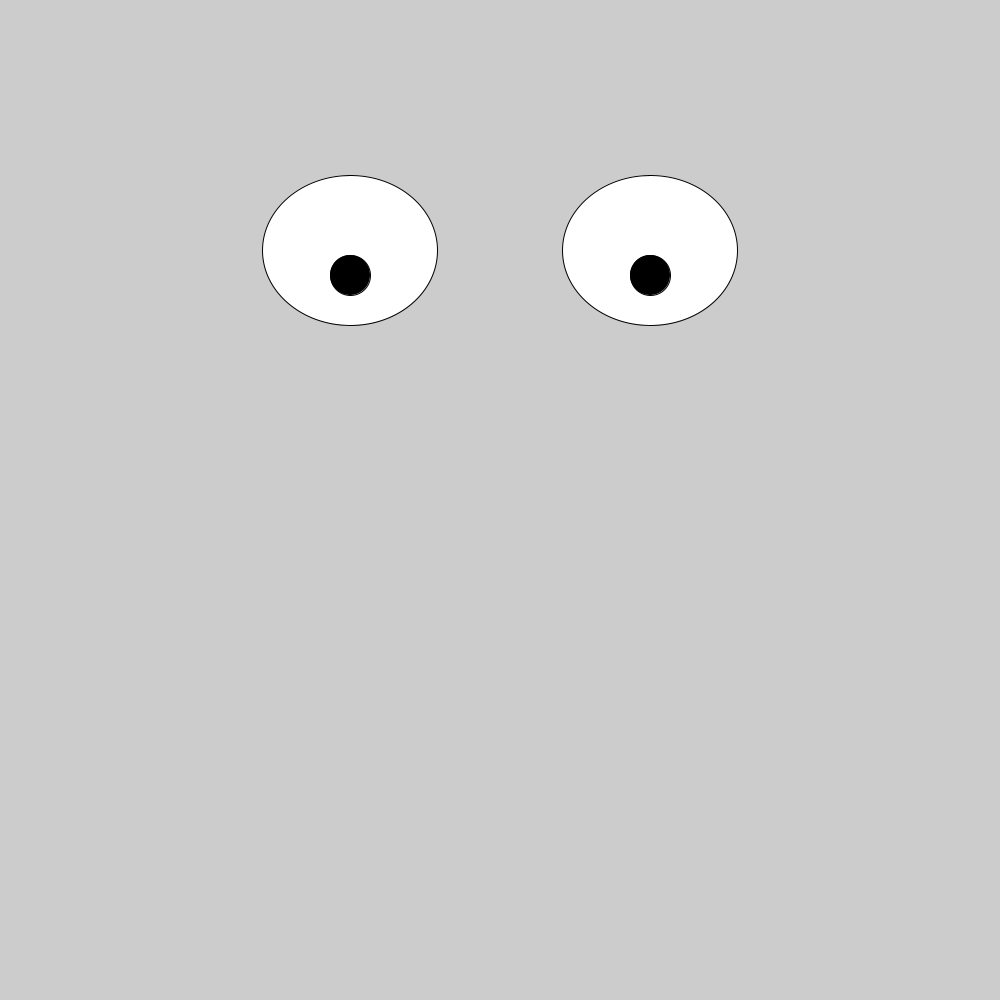
Frame 1 (no input)
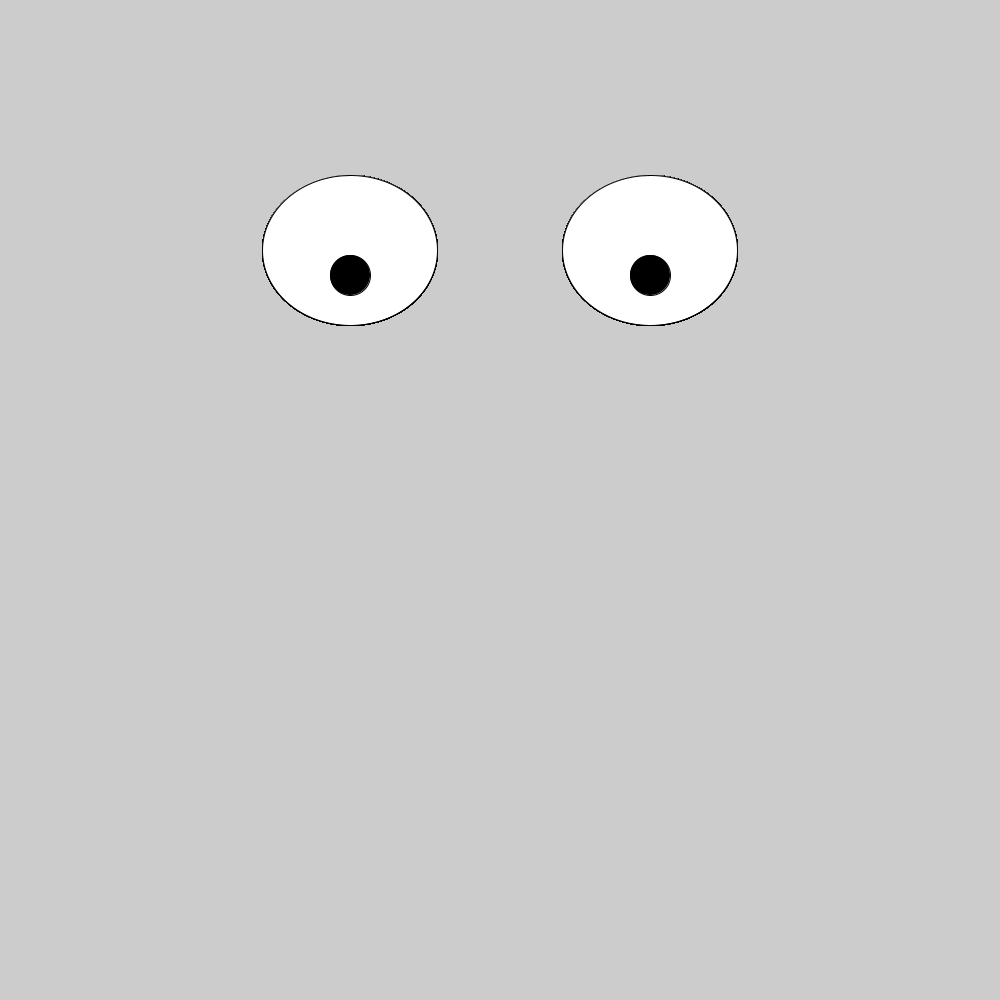
Frame 60 (the mouse pressed at the canvas centre just before this capture)
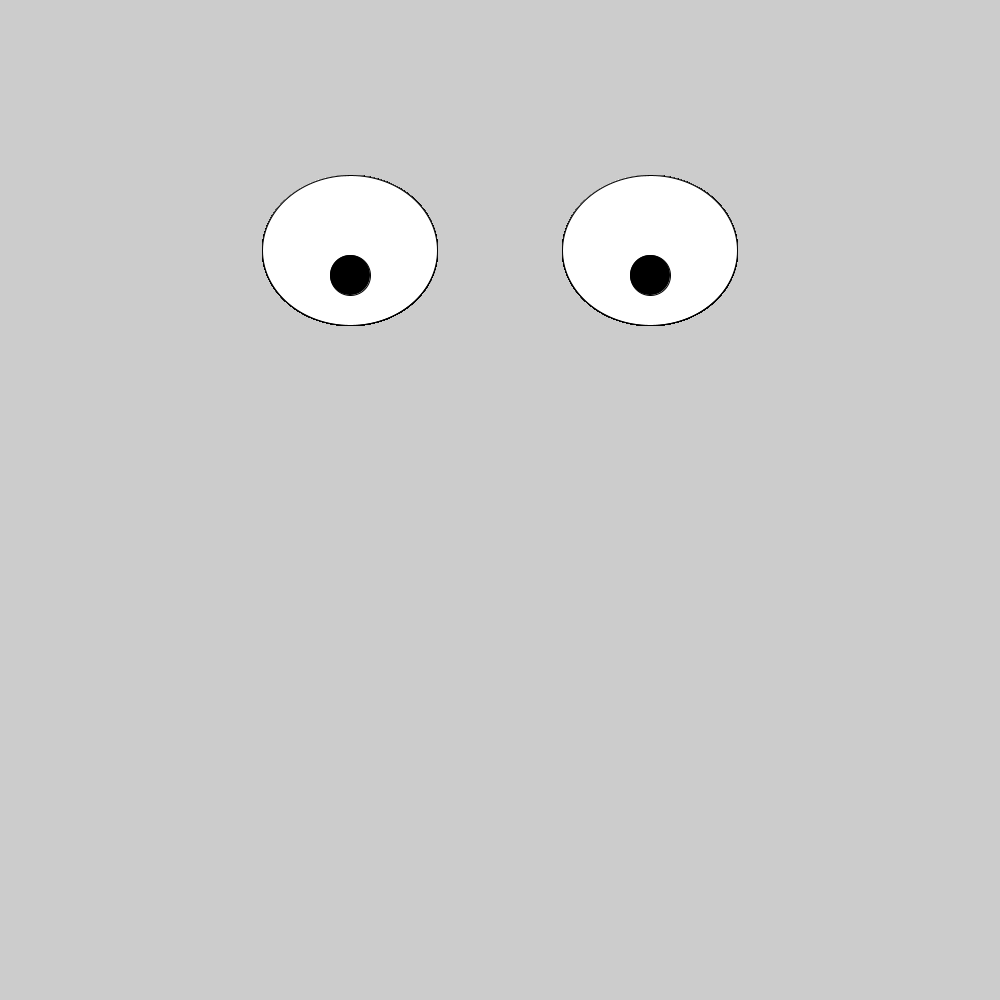
Frame 120 (the mouse held since frame 60 and released just before this capture)

The Processing sketch that drew these frames (run headless with seeded random() and noise(); from frame 60 on, the mouse is pressed at the canvas centre):

// Processing sketch: Googly_Eyes
// ── Googly_Eyes.pde
void setup(){
  size(1000, 1000);
}
void draw(){
  fill(255);
  ellipse(350, 250, 175, 150);
  ellipse(650, 250, 175, 150);
  fill(0);
  ellipse(350, 275, 40, 40);
  ellipse(650, 275, 40, 40);
}
